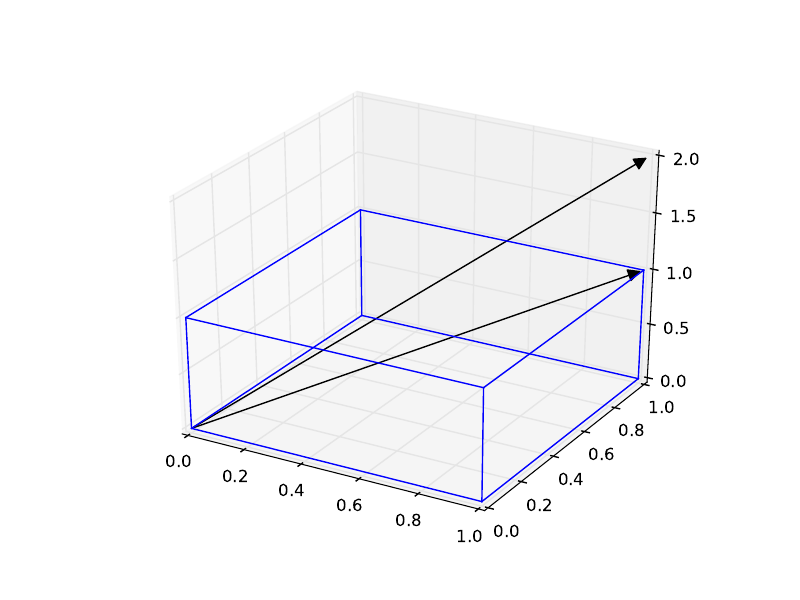

Recreate this plot in Python.
from mpl_toolkits.mplot3d import Axes3D
from matplotlib.patches import FancyArrowPatch
from mpl_toolkits.mplot3d import proj3d
import matplotlib.pyplot as plt
import numpy as np
from itertools import product, combinations
fig = plt.figure()
ax = fig.gca(projection='3d')

r = [0, 1]
for s, e in combinations(np.array(list(product(r,r,r))), 2):
    if np.sum(np.abs(s-e)) == r[1]-r[0]:
        ax.plot3D(*zip(s,e), color="b")
        

class Arrow3D(FancyArrowPatch):
    def __init__(self, xs, ys, zs, *args, **kwargs):
        FancyArrowPatch.__init__(self, (0,0), (0,0), *args, **kwargs)
        self._verts3d = xs, ys, zs

    def draw(self, renderer):
        xs3d, ys3d, zs3d = self._verts3d
        xs, ys, zs = proj3d.proj_transform(xs3d, ys3d, zs3d, renderer.M)
        self.set_positions((xs[0],ys[0]),(xs[1],ys[1]))
        FancyArrowPatch.draw(self, renderer)

a = Arrow3D([0,1],[0,1],[0,1], mutation_scale=20, lw=1, arrowstyle="-|>", color="k")
a2 = Arrow3D([0,1],[0,1],[0,2], mutation_scale=20, lw=1, arrowstyle="-|>", color="k")
ax.add_artist(a)
ax.add_artist(a2)

ax.set_zlim(0,2)
plt.savefig('graph_p3_27.pdf')
plt.show()
